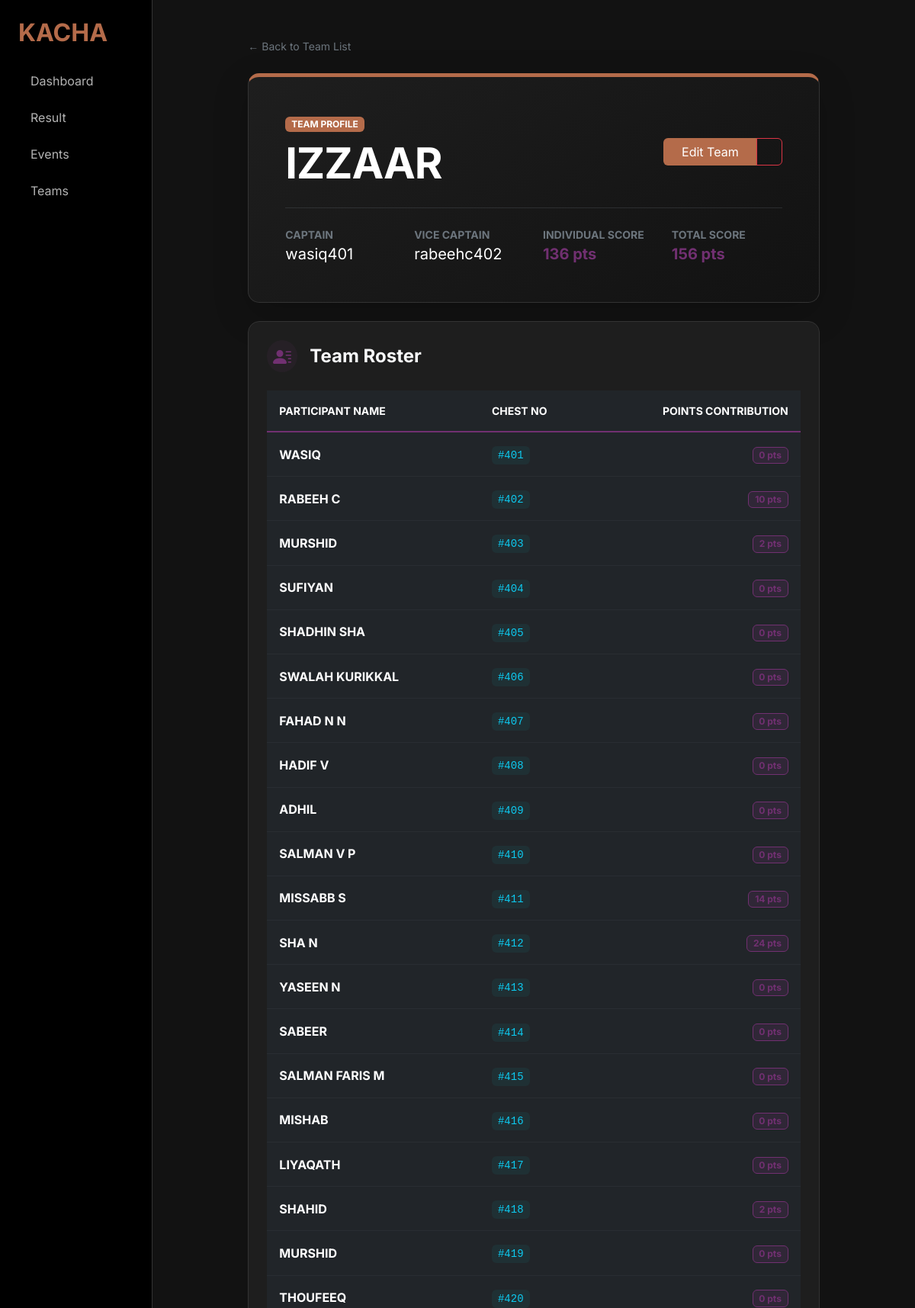
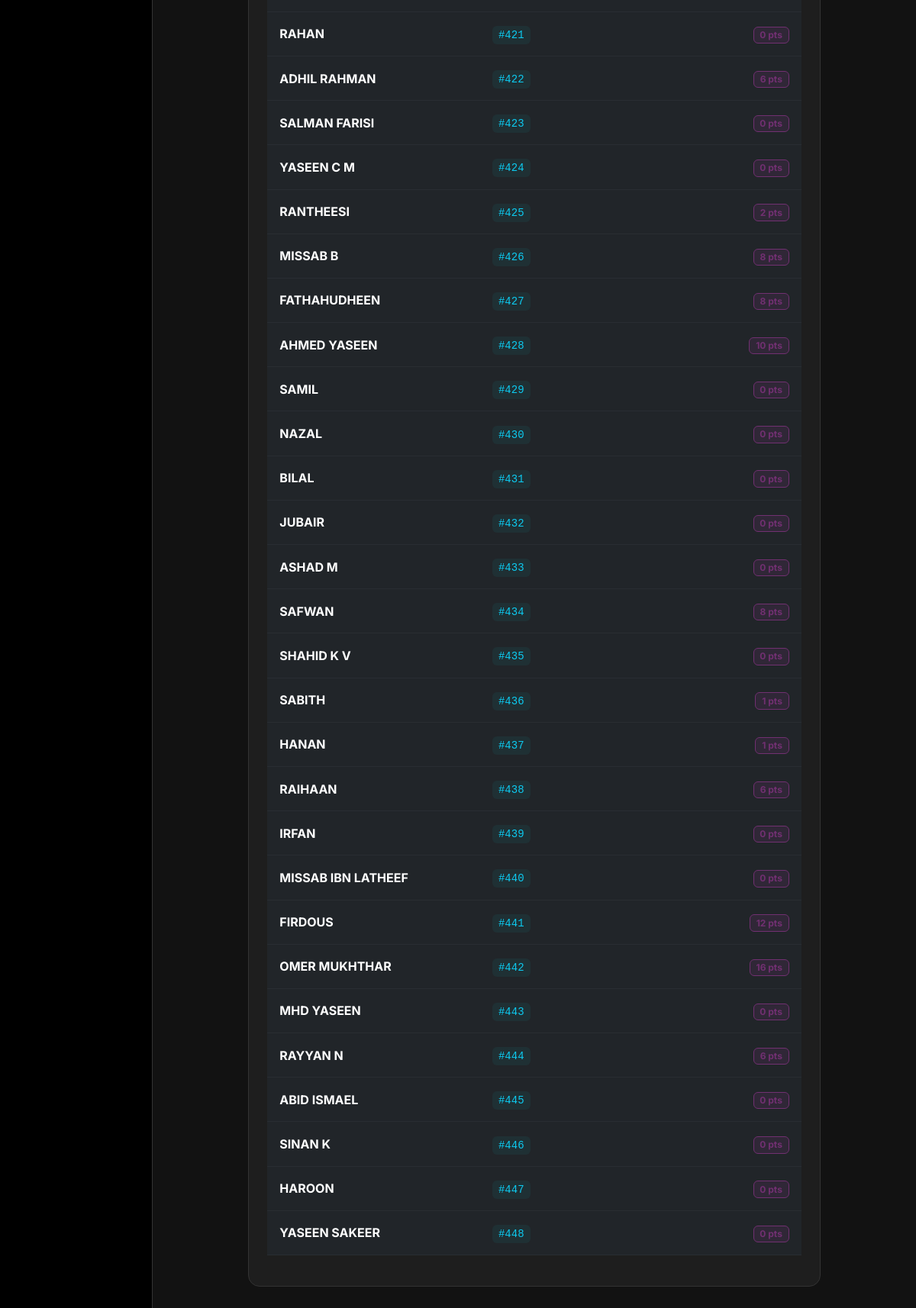
Page /team/teams/3/ (signed in) on the earlier database version (2 pictures, top to bottom).
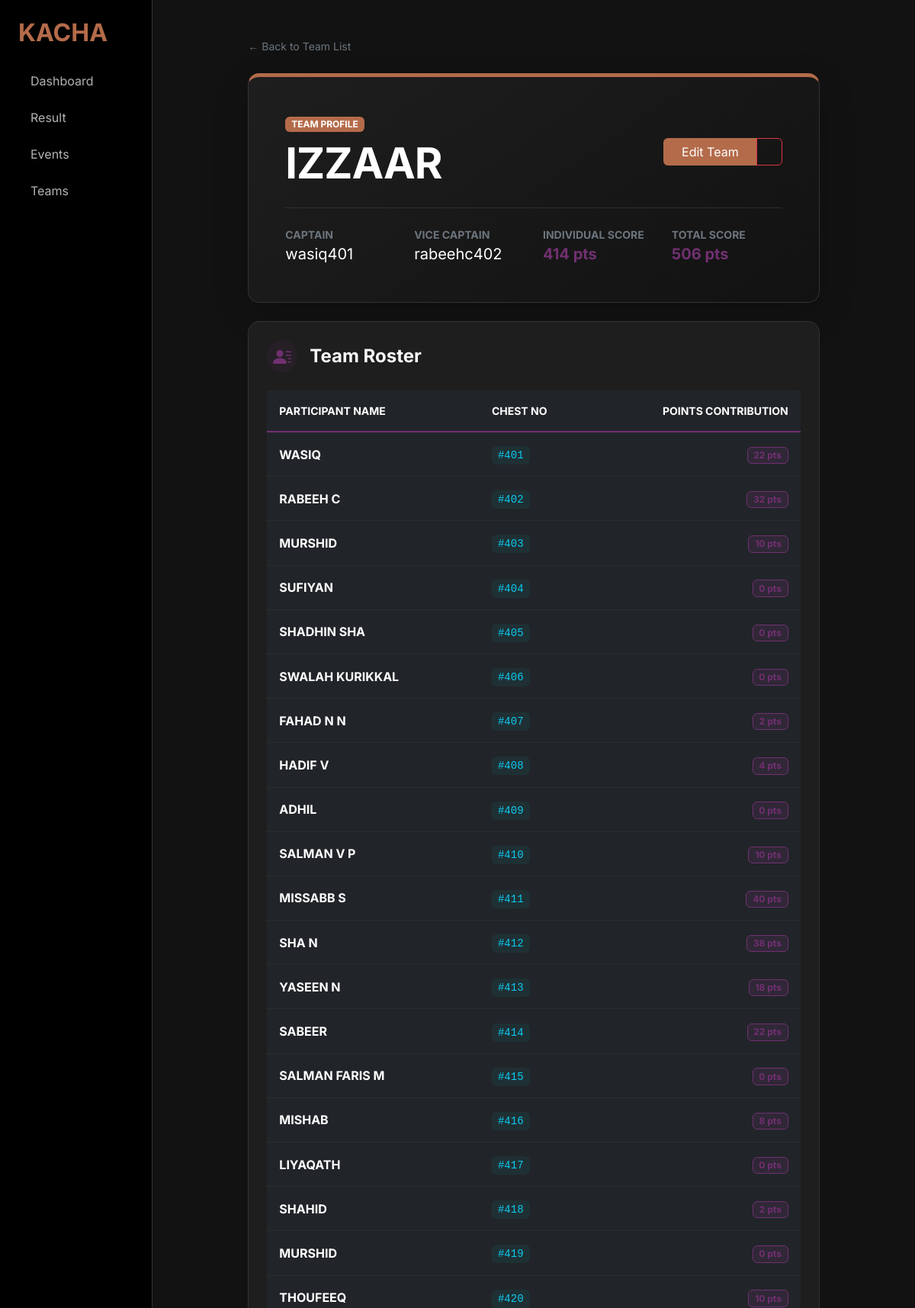
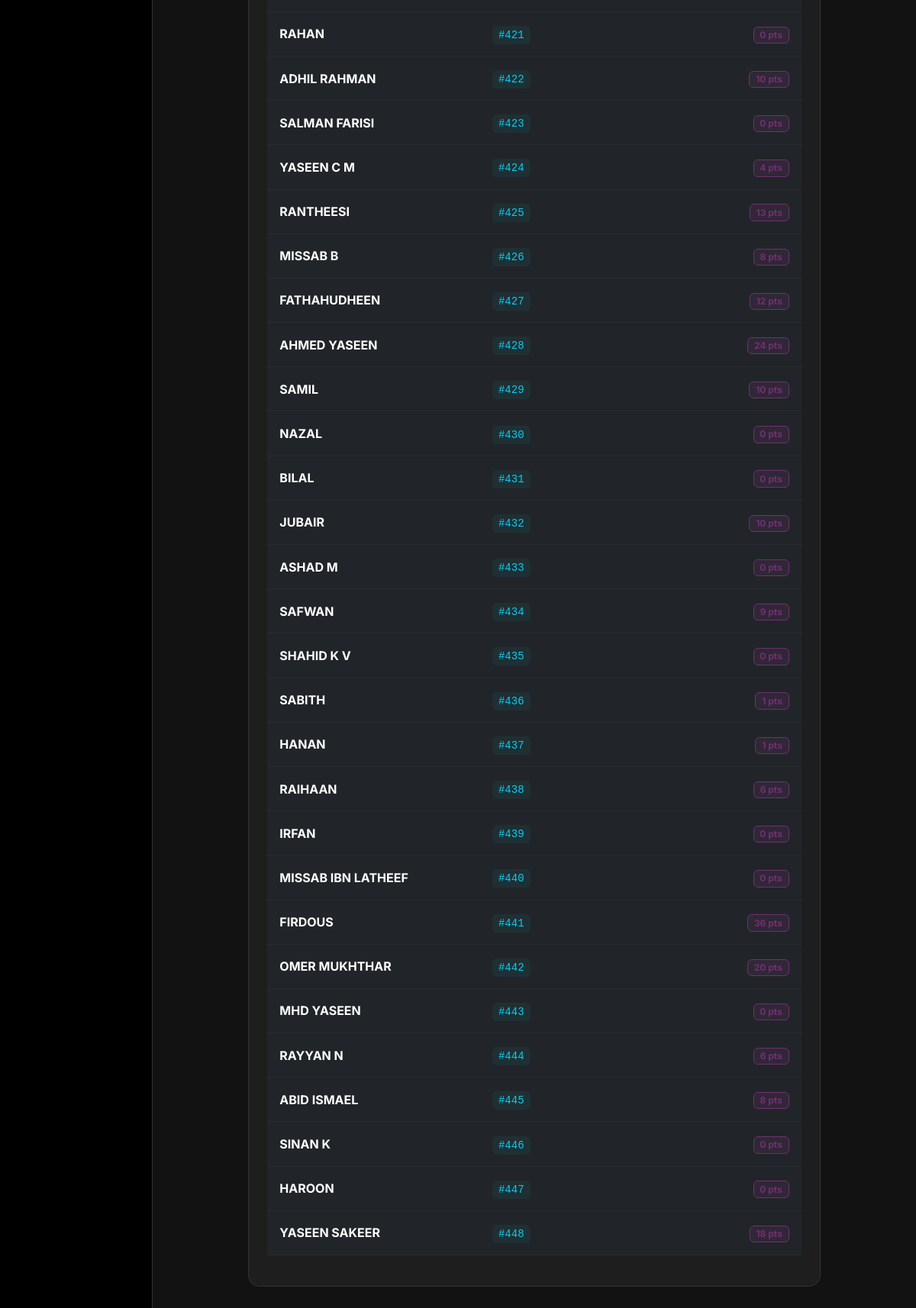
Same page on the later database version (2 pictures, top to bottom).
### core/models.py (models this page shows, shortened)
class Team(models.Model):
    name = models.CharField(max_length=100)
    captain = models.ForeignKey(User, on_delete=models.CASCADE, related_name='captain')
    vice_captain = models.ForeignKey(User, on_delete=models.CASCADE, related_name='vice_captain')
    @property
    def points(self):
        totals = Result.objects.filter(team=self).aggregate(points=models.Sum('point'), grade=models.Sum('grade'), )
        return (totals["points"] or 0) + (totals["grade"] or 0)
    def individual_points(self):
        totals = Result.objects.filter(team=self, participant__isnull=False).aggregate(points=models.Sum('point'),
                                                                                       grade=models.Sum('grade'), )
        return (totals["points"] or 0) + (totals["grade"] or 0)

class Participant(models.Model):
    name = models.ForeignKey(User, on_delete=models.CASCADE)
    team = models.ForeignKey(Team, on_delete=models.CASCADE)
    chest_no = models.IntegerField()
    points = models.IntegerField(default=0)
    @property
    def total_points(self):
        totals = Result.objects.filter(participant=self).aggregate(points=models.Sum('point'), grade=models.Sum('grade'), )
        return (totals["points"] or 0) + (totals["grade"] or 0)

### core/team/views.py (the view)
# urls.py: path('teams/<int:pk>/', TeamDetailView.as_view(), name='team-detail'),
class TeamDetailView(LoginRequiredMixin, DetailView):
    model = Team
    template_name = 'teams/team_detail.html'
    context_object_name = 'team'
    def get_context_data(self, **kwargs):
        context = super().get_context_data(**kwargs)
        context['participants'] = self.object.participant_set.all()
        return context

### core/templates/teams/team_detail.html (shortened to what the changed rows need)
{% extends 'base.html' %}
{% block content %}
    <div class="row justify-content-center">
        <div class="col-lg-10">
            <div class="event-card p-5 mb-4 shadow-lg"
                 style="border-top: 5px solid var(--accent-copper); background: linear-gradient(145deg, #1e1e1e, #121212);">
                <div class="row align-items-center">
                    <div class="col-md-8">
                        <span class="badge text-uppercase mb-2" style="background-color: var(--accent-copper);">Team Profile</span>
                        <h1 class="display-4 fw-bold text-white mb-0">{{ team.name }}</h1>
                    </div>
                </div>
                <div class="row">
                    <div class="col-md-3 mb-3 mb-md-0">
                        <label class="text-secondary small text-uppercase fw-bold d-block">Captain</label>
                        <span class="fs-5 text-white">{{ team.captain.username }}</span>
                    </div>
                    <div class="col-md-3 mb-3 mb-md-0">
                        <label class="text-secondary small text-uppercase fw-bold d-block">Vice Captain</label>
                        <span class="fs-5 text-white">{{ team.vice_captain.username }}</span>
                    </div>
                    <div class="col-md-3">
                        <label class="text-secondary small text-uppercase fw-bold d-block">Individual Score</label>
                            <span class="fs-5 fw-bold" style="color: var(--accent-purple);">
                            {% if team.individual_points %}{{ team.individual_points }}{% else %}0{% endif %} pts
                        </span>
                    </div>
                    <div class="col-md-3">
                        <label class="text-secondary small text-uppercase fw-bold d-block">Total Score</label>
                            <span class="fs-5 fw-bold" style="color: var(--accent-purple);">
                            {% if team.points %}{{ team.points }}{% else %}0{% endif %} pts
                        </span>
                    </div>
                </div>
            </div>
            <div class="event-card p-4">
                <div class="table-responsive">
                    <table class="table table-dark table-hover align-middle">
                        <thead class="text-secondary small text-uppercase">
                        <tr style="border-bottom: 2px solid var(--accent-purple);">
                            <th class="ps-3 py-3">Participant Name</th>
                            <th class="py-3">Chest No</th>
                            <th class="py-3 text-end pe-3">Points Contribution</th>
                        </tr>
                        </thead>
                        <tbody>
                        {% for participant in participants %}
                            <tr class="border-bottom border-secondary border-opacity-10">
                                <td class="ps-3 py-3">
                                    <span class="fw-bold text-white">{{ participant.name.first_name }}</span>
                                </td>
                                <td class="py-3">
                                    <code class="text-info px-2 py-1 rounded" style="background: rgba(0,255,255,0.05);">
                                        #{{ participant.chest_no }}
                                    </code>
                                </td>
                                <td class="py-3 text-end pe-3">
                                    <span class="badge"
                                          style="background-color: rgba(113, 48, 113, 0.2); color: var(--accent-purple); border: 1px solid var(--accent-purple);">
                                        {{ participant.total_points }} pts
                                    </span>
                                </td>
                            </tr>
                        {% empty %}
                            <tr>
                                <td colspan="3" class="text-center py-5 text-secondary italic">
                                    No participants assigned to this team yet.
                                </td>
                            </tr>
                        {% endfor %}
                        </tbody>
                    </table>
                </div>
            </div>
        </div>
    </div>
{% endblock %}

Differences in the rows shown:
computed for Team "IZZAAR": individual_points "136" → "414"; points "156" → "506"
changed Participant "WASIQ": total_points "0" → "22"
changed Participant "RABEEH C": total_points "10" → "32"
changed Participant (number 3 of 48 on the later page): total_points "2" → "10"
changed Participant "FAHAD N N": total_points "0" → "2"
changed Participant "HADIF V": total_points "0" → "4"
changed Participant "SALMAN V P": total_points "0" → "10"
changed Participant "MISSABB S": total_points "14" → "40"
changed Participant "SHA N": total_points "24" → "38"
changed Participant "YASEEN N": total_points "0" → "18"
changed Participant "SABEER": total_points "0" → "22"
changed Participant "MISHAB": total_points "0" → "8"
changed Participant "THOUFEEQ": total_points "0" → "10"
changed Participant "ADHIL RAHMAN": total_points "6" → "10"
changed Participant "YASEEN C M": total_points "0" → "4"
changed Participant "RANTHEESI": total_points "2" → "13"
changed Participant "FATHAHUDHEEN": total_points "8" → "12"
changed Participant "AHMED YASEEN": total_points "10" → "24"
changed Participant "SAMIL": total_points "0" → "10"
changed Participant "JUBAIR": total_points "0" → "10"
changed Participant "SAFWAN": total_points "8" → "9"
changed Participant "FIRDOUS": total_points "12" → "36"
changed Participant "OMER MUKHTHAR": total_points "16" → "20"
changed Participant "ABID ISMAEL": total_points "0" → "8"
changed Participant "YASEEN SAKEER": total_points "0" → "18"
